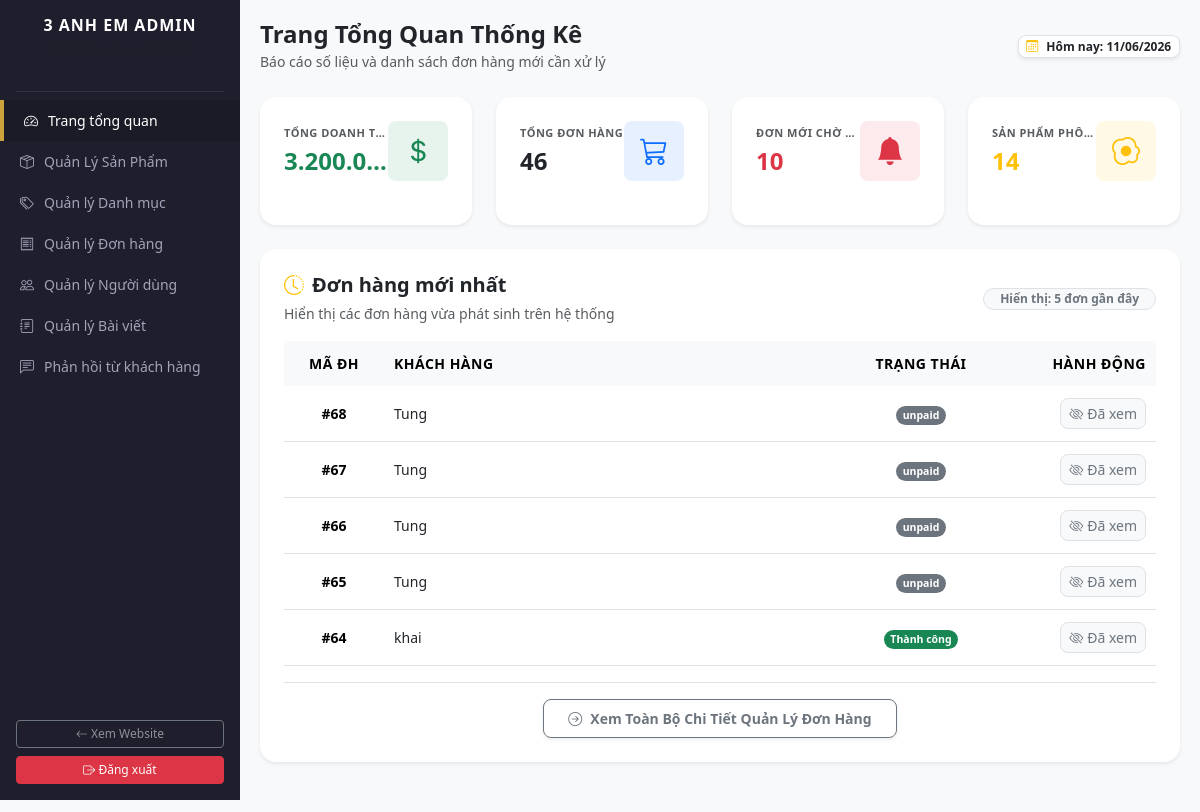
Screenshot of /admin/index.php (signed in) with the database file from the repository.
### tables this page shows
CREATE TABLE `orders` (
  `id` int(11) NOT NULL,
  `user_id` int(11) DEFAULT NULL,
  `receiver_name` varchar(255) DEFAULT NULL,
  `receiver_phone` varchar(20) DEFAULT NULL,
  `receiver_address` text DEFAULT NULL,
  `full_name` varchar(255) NOT NULL,
  `email` varchar(255) NOT NULL,
  `phone` varchar(20) NOT NULL,
  `address` text NOT NULL,
  `note` text DEFAULT NULL,
  `total_money` int(11) NOT NULL,
  `payment_method` varchar(20) NOT NULL DEFAULT 'qr',
  `status` varchar(50) NOT NULL DEFAULT 'pending',
  `payment_proof` varchar(255) DEFAULT NULL,
  `created_at` timestamp NOT NULL DEFAULT current_timestamp()
);

### admin/index.php (the view, shortened to what this page needs)
<?php
include_once '../config/db.php';
include_once 'includes/header.php';
$total_revenue = $pdo->query("SELECT SUM(total_money) FROM orders WHERE status = 'completed'")->fetchColumn() ?? 0;
$total_orders = $pdo->query("SELECT COUNT(*) FROM orders")->fetchColumn();
$new_orders = $pdo->query("SELECT COUNT(*) FROM orders WHERE status = 'pending'")->fetchColumn();
$total_products = $pdo->query("SELECT COUNT(*) FROM products")->fetchColumn();
?>
<div class="d-flex flex-column flex-sm-row justify-content-between align-items-start align-items-sm-center gap-3 mb-4">
    <div>
        <h3 class="fw-bold m-0 text-dark fs-4 fs-md-3">Trang Tổng Quan Thống Kê</h3>
        <small class="text-muted">Báo cáo số liệu và danh sách đơn hàng mới cần xử lý</small>
    </div>
    <span class="badge bg-white text-dark border p-2.5 rounded-3 shadow-sm align-self-stretch align-self-sm-auto text-center">
        <i class="bi bi-calendar3 me-2 text-warning"></i>Hôm nay: <?php echo date('d/m/Y'); ?>
    </span>
</div>
<div class="row g-3 g-md-4 mb-4">
    <div class="col-12 col-sm-6 col-xl-3">
        <div class="card admin-card p-4 bg-white border-0 shadow-sm rounded-4 h-100">
            <div class="d-flex justify-content-between align-items-center">
                <div class="overflow-hidden">
                    <h6 class="text-muted small text-uppercase fw-bold text-truncate" style="font-size: 11px; letter-spacing: 0.5px;">Tổng doanh thu</h6>
                    <h3 class="fw-bold text-success m-0 text-truncate fs-4 fs-md-3"><?php echo number_format($total_revenue, 0, ',', '.'); ?>đ</h3>
                </div>
                <div class="bg-success bg-opacity-10 p-3 rounded-3 text-success fs-3 lh-1 flex-shrink-0">
                    <i class="bi bi-currency-dollar"></i>
                </div>
            </div>
        </div>
    </div>
    <div class="col-12 col-sm-6 col-xl-3">
        <div class="card admin-card p-4 bg-white border-0 shadow-sm rounded-4 h-100">
            <div class="d-flex justify-content-between align-items-center">
                <div class="overflow-hidden">
                    <h6 class="text-muted small text-uppercase fw-bold text-truncate" style="font-size: 11px; letter-spacing: 0.5px;">Tổng đơn hàng</h6>
                    <h3 class="fw-bold text-dark m-0 fs-4 fs-md-3"><?php echo $total_orders; ?></h3>
                </div>
                <div class="bg-primary bg-opacity-10 p-3 rounded-3 text-primary fs-3 lh-1 flex-shrink-0">
                    <i class="bi bi-cart3"></i>
                </div>
            </div>
        </div>
    </div>
    <div class="col-12 col-sm-6 col-xl-3">
        <div class="card admin-card p-4 bg-white border-0 shadow-sm rounded-4 h-100">
            <div class="d-flex justify-content-between align-items-center">
                <div class="overflow-hidden">
                    <h6 class="text-muted small text-uppercase fw-bold text-truncate" style="font-size: 11px; letter-spacing: 0.5px;">Đơn mới chờ duyệt</h6>
                    <h3 class="fw-bold text-danger m-0 fs-4 fs-md-3"><?php echo $new_orders; ?></h3>
                </div>
                <div class="bg-danger bg-opacity-10 p-3 rounded-3 text-danger fs-3 lh-1 flex-shrink-0">
                    <i class="bi bi-bell-fill <?php echo $new_orders > 0 ? 'animate-bell' : ''; ?>"></i>
                </div>
            </div>
        </div>
    </div>
    <div class="col-12 col-sm-6 col-xl-3">
        <div class="card admin-card p-4 bg-white border-0 shadow-sm rounded-4 h-100">
            <div class="d-flex justify-content-between align-items-center">
                <div class="overflow-hidden">
                    <h6 class="text-muted small text-uppercase fw-bold text-truncate" style="font-size: 11px; letter-spacing: 0.5px;">Sản phẩm phô mai</h6>
                    <h3 class="fw-bold text-warning m-0 fs-4 fs-md-3"><?php echo $total_products; ?></h3>
                </div>
                <div class="bg-warning bg-opacity-10 p-3 rounded-3 text-warning fs-3 lh-1 flex-shrink-0">
                    <i class="bi bi-egg-fried"></i>
                </div>
            </div>
        </div>
    </div>
</div>
<div class="row g-4 mb-5">
    <div class="col-12">
        <div class="card admin-card p-3 p-md-4 bg-white border-0 shadow-sm rounded-4">
            <div class="d-flex flex-column flex-sm-row justify-content-between align-items-start align-items-sm-center gap-2 mb-3">
                <div>
                    <h5 class="fw-bold text-dark mb-1 fs-5"><i class="bi bi-clock-history text-warning me-2"></i>Đơn hàng mới nhất</h5>
                    <small class="text-muted">Hiển thị các đơn hàng vừa phát sinh trên hệ thống</small>
                </div>
                <span class="badge bg-light text-secondary border rounded-pill px-3 py-1.5" id="visible-count-badge">Hiển thị: 5 đơn gần đây</span>
            </div>
            <div class="table-responsive">
                <table class="table table-hover align-middle mb-0" style="font-size: 14px;">
                    <thead class="table-light text-secondary small text-uppercase" style="font-size: 11px; letter-spacing: 0.5px;">
                        <tr>
                            <th class="border-0 ps-3" style="width: 100px;">Mã ĐH</th>
                            <th class="border-0" style="min-width: 180px;">Khách hàng</th>
                            <th class="border-0 text-center" style="width: 150px;">Trạng thái</th>
                            <th class="border-0 text-end pe-3" style="width: 160px;">Hành động</th>
                        </tr>
                    </thead>
                    <tbody id="latest-orders-tbody">
                        <?php
                        $latest_orders = $pdo->query("SELECT id, full_name, status FROM orders ORDER BY id DESC LIMIT 5")->fetchAll();
                        if (count($latest_orders) > 0):
                            foreach($latest_orders as $o):
                        ?>
                        <tr id="order-row-<?php echo $o['id']; ?>" class="order-item-row" style="transition: all 0.35s ease;">
                            <td class="ps-3"><strong>#<?php echo $o['id']; ?></strong></td>
                            <td class="fw-medium text-dark"><?php echo htmlspecialchars($o['full_name']); ?></td>
                            <td class="text-center">
                                <?php if ($o['status'] == 'pending'): ?>
                                    <span class="badge bg-warning text-dark rounded-pill px-2.5 py-1">Chờ duyệt</span>
                                <?php elseif ($o['status'] == 'completed'): ?>
                                    <span class="badge bg-success text-white rounded-pill px-2.5 py-1">Thành công</span>
                                <?php else: ?>
                                    <span class="badge bg-secondary text-white rounded-pill px-2.5 py-1"><?php echo htmlspecialchars($o['status']); ?></span>
                                <?php endif; ?>
                            </td>
                            <td class="text-end pe-3">
                                <button class="btn btn-sm btn-light border text-secondary rounded-3 px-2.5 py-1 hover-hide-btn" title="Ẩn tạm thời khỏi màn hình tổng quan" onclick="dismissOrderRow(<?php echo $o['id']; ?>)">
                                    <i class="bi bi-eye-slash me-1"></i>Đã xem
                                </button>
                            </td>
                        </tr>
                        <?php
                            endforeach;
                        endif; ?>
                    </tbody>
                </table>
            </div>
            <div class="pt-3 border-top mt-3 text-center">
                <a href="orders.php" class="btn btn-sm btn-outline-secondary px-4 py-2 rounded-3 fw-semibold shadow-sm text-decoration-none">
                    <i class="bi bi-arrow-right-circle me-2"></i>Xem Toàn Bộ Chi Tiết Quản Lý Đơn Hàng
                </a>
            </div>
        </div>
    </div>
</div>

### admin/assets/css/style.css (style rules this page uses)
:root { --sidebar-width: 240px; --gold-color: #cca43b; --dark-bg: #1e1e2d; }
* { box-sizing: border-box; }
body { background-color: #f8f9fa; font-family: 'Segoe UI', system-ui, sans-serif; overflow-x: hidden; width: 100%; }
.admin-card { border: none; border-radius: 12px; box-shadow: 0 4px 12px rgba(0,0,0,0.05); background: #fff; margin-bottom: 20px; overflow: hidden; }
.table { width: 100%; margin-bottom: 0; vertical-align: middle; border-collapse: collapse; }
.table th, .table td { white-space: normal !important; word-wrap: break-word; padding: 12px 10px !important; font-size: 14px; text-align: left; }
.table th:nth-child(1), .table td:nth-child(1) { width: 80px; text-align: center; }
.table th:nth-child(2), .table td:nth-child(2) { min-width: 180px; max-width: 240px; }
.table th:nth-child(3), .table td:nth-child(3) { width: 130px; }
.table th:nth-child(4), .table td:nth-child(4) { width: 120px; white-space: nowrap !important; }

### admin/includes/header.php (style rules this page uses)
:root { --sidebar-width: 240px; --gold-color: #cca43b; --dark-bg: #1e1e2d; }
* { box-sizing: border-box; }
body { background-color: #f8f9fa; font-family: 'Segoe UI', system-ui, sans-serif; overflow-x: hidden; width: 100%; }
.admin-card { border: none; border-radius: 12px; box-shadow: 0 4px 12px rgba(0,0,0,0.05); background: #fff; margin-bottom: 20px; overflow: hidden; }
.table { width: 100%; margin-bottom: 0; vertical-align: middle; border-collapse: collapse; }
.table th, .table td { white-space: normal !important; word-wrap: break-word; padding: 12px 10px !important; font-size: 14px; text-align: left; }
.table th:nth-child(1), .table td:nth-child(1) { width: 80px; text-align: center; }
.table th:nth-child(2), .table td:nth-child(2) { min-width: 180px; max-width: 240px; }
.table th:nth-child(3), .table td:nth-child(3) { width: 130px; }
.table th:nth-child(4), .table td:nth-child(4) { width: 120px; white-space: nowrap !important; }

### admin/index.php (style rules this page uses)
.animate-bell { display: inline-block; animation: bell-ring 2.5s infinite ease-in-out; }

### rows the page displays
orders: id "68", full_name "Tung", status "unpaid"
orders: id "67", full_name "Tung", status "unpaid"
orders: id "66", full_name "Tung", status "unpaid"
orders: id "65", full_name "Tung", status "unpaid"
orders: id "64", full_name "khai", status "Thành công"

### other values shown
$total_revenue "3.200.0…"
$total_orders "46"
$new_orders "10"
$total_products "14"
